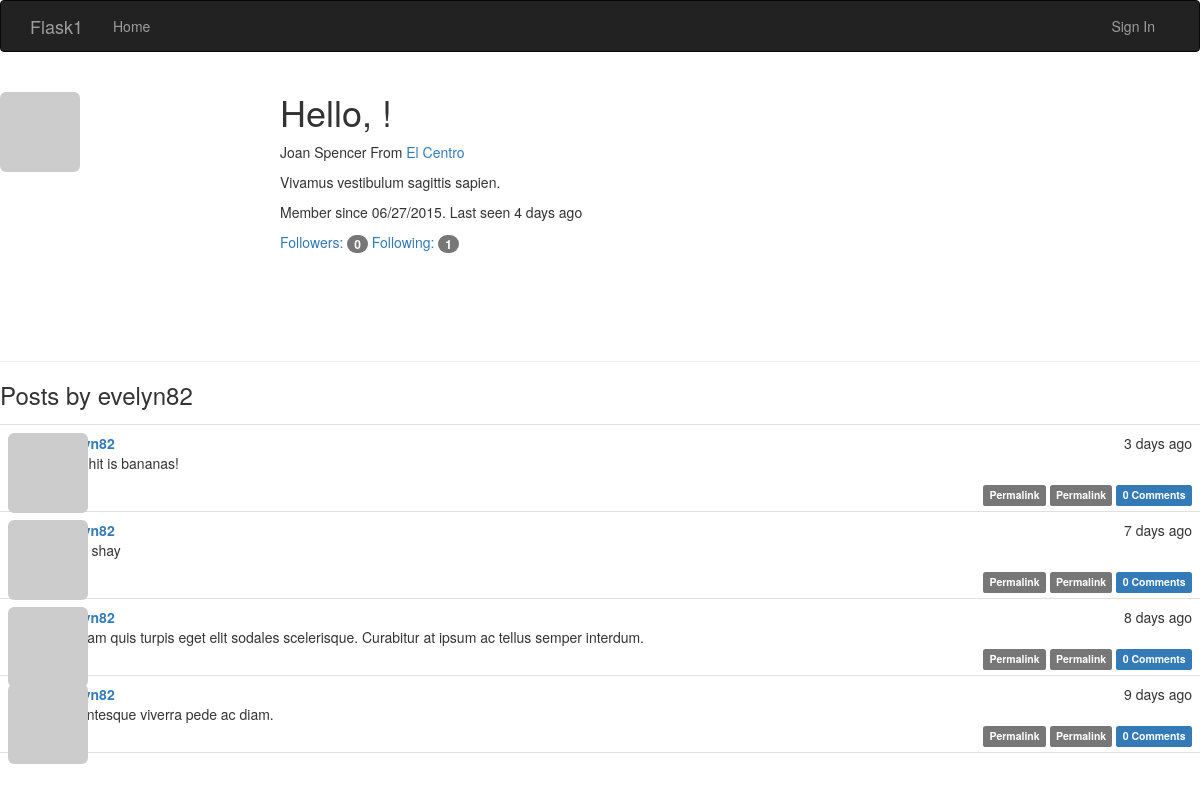
/user/evelyn82, run on the app's committed database.
### app/models.py (models this page shows, shortened)
class User(db.Model, UserMixin):
    __tablename__ = 'users'
    id = db.Column(db.Integer, primary_key=True)
    email = db.Column(db.String(64), unique=True, index=True)
    username = db.Column(db.String(64),unique=True, index=True)
    role_id = db.Column(db.Integer,db.ForeignKey('roles.id'))  # foreign key must match
    password_hash = db.Column(db.String(128))
    confirmed = db.Column(db.Boolean, default = False)
    name = db.Column(db.String(64))
    location = db.Column(db.String(64))
    about_me = db.Column(db.Text())
    member_since = db.Column(db.DateTime(),default=datetime.datetime.utcnow)
    last_seen = db.Column(db.DateTime(),default=datetime.datetime.utcnow)  # refresh this evrytime usr access site
    avatar_hash = db.Column(db.String(32))
    posts = db.relationship('Post', backref='author', lazy='dynamic')  # adds author attr to Posts
    followed = db.relationship('Follow',  # class relationship
                               foreign_keys = [Follow.follower_id],  # specify foreign key to use
                               backref = db.backref('follower', lazy='joined'),  # backrefs to Follow model.
                               lazy = 'dynamic',  # dynamic returns query objects rather than items directly, so
                               cascade = 'all, delete-orphan')  # how acts performed on a parent obj propogate to
    followers = db.relationship('Follow',
                                foreign_keys = [Follow.followed_id],
                                backref = db.backref('followed', lazy='joined'),
                                lazy='dynamic',
                                cascade = 'all, delete-orphan')
    comments = db.relationship('Comment', backref='author', lazy = 'dynamic')
    def gravatar(self, size=100, default='identicon', rating='g'):
        if request.is_secure:
            url = 'https://secure.gravatar.com/avatar'
        else:
            url = 'http://www.gravatar.com/avatar'
        hash = self.avatar_hash or hashlib.md5(self.email.encode('utf-8')).hexdigest()
        return '{url}/{hash}?s={size}&d={default}&r={rating}'.format(
            url=url, hash=hash, size=size, default=default, rating=rating
        )
    def can(self, permissions):
        """
        performs bitwise & operation between permissions and permissions of assigned role. Returns True if all the
        requested bits are present in the role, which means user should be allowed to perform the tasks.
        00000001 & 00000010 = 000000011
        :param permissions:
        :return:
        """
        return self.role is not None and (self.role.permissions & permissions) == permissions
    @property
    def password(self):
        """
        Trying to read password property will return this error, since original password can't be
        recovered once hashed
        :return:
        """
        raise AttributeError('password is not a readable attribute')

class Post(db.Model):
    __tablename__ = 'posts'
    id = db.Column(db.Integer, primary_key=True)
    body = db.Column(db.Text)
    timestamp = db.Column(db.DateTime, index=True, default=datetime.datetime.utcnow)
    author_id = db.Column(db.Integer, db.ForeignKey('users.id'))
    body_html = db.Column(db.Text)
    comments = db.relationship('Comment', backref='post', lazy='dynamic')

### app/main/views.py (the view)
@main.route('/user/<username>')
def user(username):
    user = User.query.filter_by(username=username).first()
    if user is None:
        abort(404)
    posts = user.posts.order_by(Post.timestamp.desc()).all()
    return render_template('user.html', user=user, posts=posts)

### app/auth/views.py (called while the page is built)
@auth.before_app_request  # intercepts request under these conditions
def before_request():
    if current_user.is_authenticated():
        current_user.ping()
        if not current_user.confirmed and request.endpoint[:5] != 'auth.' and request.endpoint != 'static':
            return redirect(url_for('auth.unconfirmed'))

### app/main/__init__.py (called while the page is built)
@main.app_context_processor
def inject_permissions():
    return dict(Permission = Permission)

### app/main/views.py (called while the page is built, shortened)
@main.after_app_request
def after_request(response):
    return response

### app/models.py (called while the page is built)
    def can(self, permissions):
        return False

    def is_administrator(self):
        return False

### app/templates/user.html (shortened to what this page needs)
{%  extends "base.html" %}
{% block content %}
<div class="page-header">
    <div>
        <img class="img-rounded profile-thumbnail" src="{{ user.gravatar(size=256) }}">
    </div>
    <div class="profile-header">
        <h1>Hello, {{ current_user.username }}!</h1>
        {% if user.name or user.location %}
        <p>
            {% if user.name %}{{ user.name }}{% endif %}
            {% if user.location %}
                From <a href="http://maps.google.com/?q={{ user.location }}">{{ user.location }}</a>
            {% endif %}
        </p>
        {% endif %}
        {%  if user.about_me %}<p>{{ user.about_me }}</p>{% endif %}
        <p>
            Member since {{ moment(user.member_since).format('L') }}.
            Last seen {{ moment(user.last_seen).fromNow() }}
        </p>
        <p>
            <a href="{{ url_for('.followers', username=user.username) }}">Followers: <span class="badge">{{ user.followers.count() - 1 }}</span></a>
            <a href="{{ url_for('.followed_by', username=user.username) }}">Following: <span class="badge">{{ user.followed.count() - 1 }}</span></a>
        </p>
    </div>
</div>
    <h3>Posts by {{ user.username }}</h3>
    {% include '_posts.html' %}
{% endblock %}

### app/templates/base.html (shortened to what this page needs)
{% extends "bootstrap/base.html" %}
{% block head %}
    {{ super() }}
    <link rel="stylesheet" type="text/css" href="{{ url_for('static', filename='styles.css') }}">
{% endblock %}
{% block navbar %}
<div class="navbar navbar-inverse" role="navigation">
    <div class="container">
        <div class="navbar-header">
            <a class="navbar-brand" href="/">Flask1</a>
        </div>
        <div class="navbar-collapse collapse">
            <ul class="nav navbar-nav">
                <li>
                    <a href="/">Home</a>
                </li>
            </ul>
            <ul class="nav navbar-nav navbar-right">
                {% if current_user.is_authenticated() %} <!-- current_user is defined by Flask-Login & automatically
                 available to view functions and templates. Contains user currently logged in, or proxy anonymous user
                  if user not logged in. Anon user objs respnd 2 is_auth() with False, so easy to tell if loggedin-->
                <li class="dropdown">
                    <a href="#" class="dropdown-toggle" data-toggle="dropdown">
                        <img src="{{ current_user.gravatar(size=18) }}">
                        Account <b class="caret"></b>
                    </a>
                    <ul class="dropdown-menu">
                        <li><a href="{{ url_for('auth.change_password') }}">Change Password</a></li>
                        <li><a href="{{ url_for('auth.change_email_request') }}">Change Email</a></li>
                        <li><a href="{{ url_for('auth.logout') }}">Sign Out</a></li>
                    </ul>
                </li>
                {% else %}
                <li><a href="{{ url_for('auth.login')  }}">Sign In</a></li>
                {% endif %}
            </ul>
        </div>
    </div>
</div>
{% endblock %}

### app/templates/_posts.html (shortened to what this page needs)
<ul class="posts">
    {% for post in posts %}
    <li class="post">
        <div class="profile-thumbnail">
            <a href="{{ url_for('.user', username=post.author.username) }}">
                <img class="img-rounded profile-thumbnail" src="{{ post.author.gravatar(size=40) }}">
            </a>
        </div>
        <div class="post-content">
            <div class="post-date">{{ moment(post.timestamp).fromNow() }}</div>
            <div class="post-author">
                <a href="{{ url_for('.user', username=post.author.username) }}">
                </a>
            </div>
            <div class="post-body">
                {% if post.body_html %}
                    {{ post.body_html | safe }}
                {% else %}
                    {{ post.body }}
                {% endif %}
            </div>
            <div class="post-footer">
                <a href="{{ url_for('.post',id=post.id) }}">
                    <span class="label label-default">Permalink</span>
                </a>
                <a href="{{ url_for('.post', id=post.id) }}">
                    <span class="label label-default">Permalink</span>
                </a>
                <a href="{{ url_for('.post', id=post.id) }}#comments">
                    <span class="label label-primary">{{ post.comments.count() }} Comments</span>
                </a>
            </div>
        </div>
    </li>
    {% endfor %}
</ul>

### app/static/styles.css (style rules this page uses)
.profile-thumbnail { position: absolute; }
.profile-header { min-height: 260px; margin-left: 280px; }
ul.posts { list-style-type: none; padding: 0px; margin: 16px 0px 0px 0px; border-top: 1px solid #e0e0e0; }
ul.posts li.post { padding: 8px; border-bottom: 1px solid #e0e0e0; }
div.post-date { float: right; }
div.post-author { font-weight: bold; }
div.post-content { margin-left: 48px; min-height: 48px; }
div.post-footer { text-align: right; }

### data on the page
User: name "Joan Spencer", location "El Centro", about_me "Vivamus vestibulum sagittis sapien.", member_since "06/27/2015", last_seen "4 days ago", username "evelyn82"
Post: timestamp "3 days ago", body_html "this shit is bananas!", comments.count "0"
Post: timestamp "7 days ago", body_html "Shay shay", comments.count "0"
Post: timestamp "8 days ago", body "Aliquam quis turpis eget elit sodales scelerisque. Curabitur at ipsum ac tellus semper interdum.", comments.count "0"
Post: timestamp "9 days ago", body "Pellentesque viverra pede ac diam.", comments.count "0"

### other printed values
{{ user.followers.count() - 1 }} "0"
{{ user.followed.count() - 1 }} "1"
